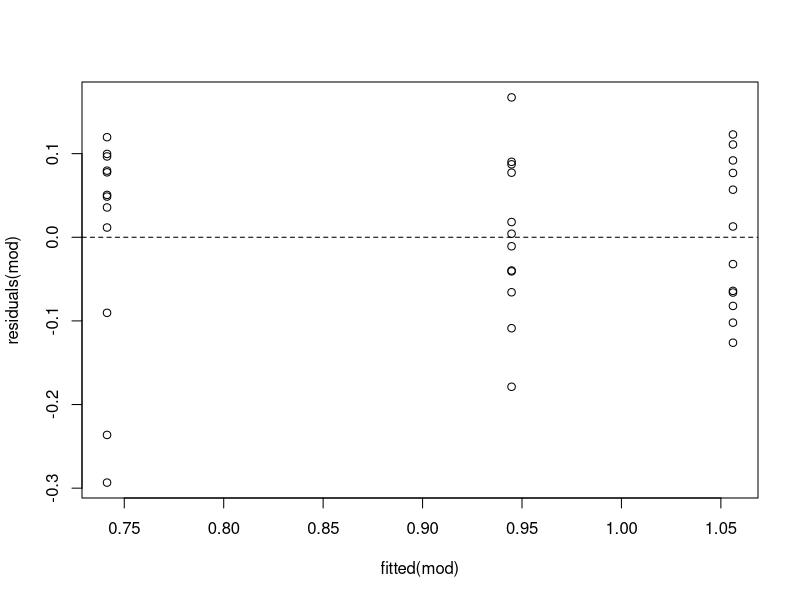

Recreate this plot in R.
# Semana 14 — Bioestadística III: modelos lineales
# Ejecuta desde la raíz del proyecto .Rproj.
# Pruebas y datos exclusivamente didácticos/sintéticos.

# Clase 1: Regresión lineal
d <- read.csv("datos/experimento_fenotipo_sintetico.csv")
mod <- lm(respuesta ~ condicion, data=d)
summary(mod)

# Clase 2: ANOVA
d <- read.csv("datos/experimento_fenotipo_sintetico.csv")
summary(aov(respuesta ~ condicion,data=d))

# Clase 3: Diagnóstico de modelos
d <- read.csv("datos/experimento_fenotipo_sintetico.csv")
mod <- lm(respuesta ~ condicion,data=d)
plot(fitted(mod),residuals(mod))
abline(h=0,lty=2)

# DESAFÍO: crea mi-trabajo.R y agrega una función, comprobación o gráfico propio.
